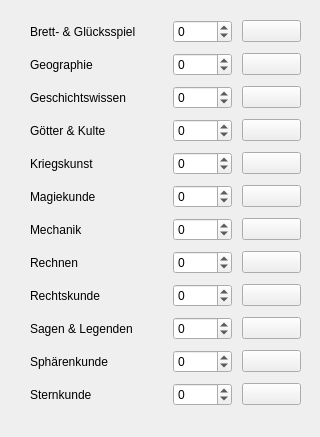
    <widget class="QWidget" name="tab_4">
     <attribute name="title">
      <string>Wissenstalente</string>
     </attribute>
     <widget class="QWidget" name="gridLayoutWidget_4">
      <property name="geometry">
       <rect>
        <x>20</x>
        <y>10</y>
        <width>291</width>
        <height>418</height>
       </rect>
      </property>
      <layout class="QGridLayout" name="gridLayout_4">
       <property name="leftMargin">
        <number>10</number>
       </property>
       <property name="topMargin">
        <number>10</number>
       </property>
       <property name="rightMargin">
        <number>10</number>
       </property>
       <property name="bottomMargin">
        <number>10</number>
       </property>
       <property name="spacing">
        <number>10</number>
       </property>
       <item row="2" column="1">
        <widget class="QSpinBox" name="mod_geschichtswissen">
         <property name="minimum">
          <number>-50</number>
         </property>
         <property name="maximum">
          <number>50</number>
         </property>
        </widget>
       </item>
       <item row="6" column="0">
        <widget class="QLabel" name="label_27">
         <property name="text">
          <string>Mechanik</string>
         </property>
        </widget>
       </item>
       <item row="10" column="0">
        <widget class="QLabel" name="label_47">
         <property name="text">
          <string>Sphärenkunde</string>
         </property>
        </widget>
       </item>
       <item row="10" column="1">
        <widget class="QSpinBox" name="mod_sphaerenkunde">
         <property name="minimum">
          <number>-50</number>
         </property>
         <property name="maximum">
          <number>50</number>
         </property>
        </widget>
       </item>
       <item row="5" column="1">
        <widget class="QSpinBox" name="mod_magiekunde">
         <property name="minimum">
          <number>-50</number>
         </property>
         <property name="maximum">
          <number>50</number>
         </property>
        </widget>
       </item>
       <item row="6" column="1">
        <widget class="QSpinBox" name="mod_mechanik">
         <property name="minimum">
          <number>-50</number>
         </property>
         <property name="maximum">
          <number>50</number>
         </property>
        </widget>
       </item>
       <item row="4" column="0">
        <widget class="QLabel" name="label_40">
         <property name="text">
          <string>Kriegskunst</string>
         </property>
        </widget>
       </item>
       <item row="11" column="1">
        <widget class="QSpinBox" name="mod_sternkunde">
         <property name="minimum">
          <number>-50</number>
         </property>
         <property name="maximum">
          <number>50</number>
         </property>
        </widget>
       </item>
       <item row="0" column="0">
        <widget class="QLabel" name="label_38">
         <property name="text">
          <string>Brett- &amp; Glücksspiel        </string>
         </property>
        </widget>
       </item>
       <item row="8" column="1">
        <widget class="QSpinBox" name="mod_rechtskunde">
         <property name="minimum">
          <number>-50</number>
         </property>
         <property name="maximum">
          <number>50</number>
         </property>
        </widget>
       </item>
       <item row="3" column="1">
        <widget class="QSpinBox" name="mod_kulte">
         <property name="minimum">
          <number>-50</number>
         </property>
         <property name="maximum">
          <number>50</number>
         </property>
        </widget>
       </item>
       <item row="0" column="1">
        <widget class="QSpinBox" name="mod_brettspiel">
         <property name="minimum">
          <number>-50</number>
         </property>
         <property name="maximum">
          <number>50</number>
         </property>
        </widget>
       </item>
       <item row="7" column="0">
        <widget class="QLabel" name="label_45">
         <property name="text">
          <string>Rechnen</string>
         </property>
        </widget>
       </item>
       <item row="4" column="1">
        <widget class="QSpinBox" name="mod_kriegskunst">
         <property name="minimum">
          <number>-50</number>
         </property>
         <property name="maximum">
          <number>50</number>
         </property>
        </widget>
       </item>
       <item row="5" column="0">
        <widget class="QLabel" name="label_36">
         <property name="text">
          <string>Magiekunde</string>
         </property>
        </widget>
       </item>
       <item row="9" column="1">
        <widget class="QSpinBox" name="mod_sagen">
         <property name="minimum">
          <number>-50</number>
         </property>
         <property name="maximum">
          <number>50</number>
         </property>
        </widget>
       </item>
       <item row="1" column="0">
        <widget class="QLabel" name="label_46">
         <property name="text">
          <string>Geographie                     </string>
         </property>
        </widget>
       </item>
       <item row="9" column="0">
        <widget class="QLabel" name="label_44">
         <property name="text">
          <string>Sagen &amp; Legenden</string>
         </property>
        </widget>
       </item>
       <item row="11" column="0">
        <widget class="QLabel" name="label_18">
         <property name="text">
          <string>Sternkunde</string>
         </property>
        </widget>
       </item>
       <item row="1" column="1">
        <widget class="QSpinBox" name="mod_geographie">
         <property name="minimum">
          <number>-50</number>
         </property>
         <property name="maximum">
          <number>50</number>
         </property>
        </widget>
       </item>
       <item row="7" column="1">
        <widget class="QSpinBox" name="mod_rechnen">
         <property name="minimum">
          <number>-50</number>
         </property>
         <property name="maximum">
          <number>50</number>
         </property>
        </widget>
       </item>
       <item row="8" column="0">
        <widget class="QLabel" name="label_37">
         <property name="text">
          <string>Rechtskunde</string>
         </property>
        </widget>
       </item>
       <item row="3" column="0">
        <widget class="QLabel" name="label_42">
         <property name="text">
          <string>Götter &amp; Kulte</string>
         </property>
        </widget>
       </item>
       <item row="2" column="0">
        <widget class="QLabel" name="label_41">
         <property name="text">
          <string>Geschichtswissen           </string>
         </property>
        </widget>
       </item>
       <item row="0" column="2">
        <widget class="QPushButton" name="btn_brettspiel">
         <property name="text">
          <string/>
         </property>
         <property name="icon">
          <iconset>
           <normaloff>dice.png</normaloff>dice.png</iconset>
         </property>
        </widget>
       </item>
       <item row="1" column="2">
        <widget class="QPushButton" name="btn_geographie">
         <property name="text">
          <string/>
         </property>
         <property name="icon">
          <iconset>
           <normaloff>dice.png</normaloff>dice.png</iconset>
         </property>
        </widget>
       </item>
       <item row="2" column="2">
        <widget class="QPushButton" name="btn_geschichtswissen">
         <property name="text">
          <string/>
         </property>
         <property name="icon">
          <iconset>
           <normaloff>dice.png</normaloff>dice.png</iconset>
         </property>
        </widget>
       </item>
       <item row="3" column="2">
        <widget class="QPushButton" name="btn_kulte">
         <property name="text">
          <string/>
         </property>
         <property name="icon">
          <iconset>
           <normaloff>dice.png</normaloff>dice.png</iconset>
         </property>
        </widget>
       </item>
       <item row="4" column="2">
        <widget class="QPushButton" name="btn_kriegskunst">
         <property name="text">
          <string/>
         </property>
         <property name="icon">
          <iconset>
           <normaloff>dice.png</normaloff>dice.png</iconset>
         </property>
        </widget>
       </item>
       <item row="5" column="2">
        <widget class="QPushButton" name="btn_magiekunde">
         <property name="text">
          <string/>
         </property>
         <property name="icon">
          <iconset>
           <normaloff>dice.png</normaloff>dice.png</iconset>
         </property>
        </widget>
       </item>
       <item row="6" column="2">
        <widget class="QPushButton" name="btn_mechanik">
         <property name="text">
          <string/>
         </property>
         <property name="icon">
          <iconset>
           <normaloff>dice.png</normaloff>dice.png</iconset>
         </property>
        </widget>
       </item>
       <item row="7" column="2">
        <widget class="QPushButton" name="btn_rechnen">
         <property name="text">
          <string/>
         </property>
         <property name="icon">
          <iconset>
           <normaloff>dice.png</normaloff>dice.png</iconset>
         </property>
        </widget>
       </item>
       <item row="8" column="2">
        <widget class="QPushButton" name="btn_rechtskunde">
         <property name="text">
          <string/>
         </property>
         <property name="icon">
          <iconset>
           <normaloff>dice.png</normaloff>dice.png</iconset>
         </property>
        </widget>
       </item>
       <item row="9" column="2">
        <widget class="QPushButton" name="btn_sagen">
         <property name="text">
          <string/>
         </property>
         <property name="icon">
          <iconset>
           <normaloff>dice.png</normaloff>dice.png</iconset>
         </property>
        </widget>
       </item>
       <item row="10" column="2">
        <widget class="QPushButton" name="btn_sphaerenkunde">
         <property name="text">
          <string/>
         </property>
         <property name="icon">
          <iconset>
           <normaloff>dice.png</normaloff>dice.png</iconset>
         </property>
        </widget>
       </item>
       <item row="11" column="2">
        <widget class="QPushButton" name="btn_sternkunde">
         <property name="text">
          <string/>
         </property>
         <property name="icon">
          <iconset>
           <normaloff>dice.png</normaloff>dice.png</iconset>
         </property>
        </widget>
       </item>
      </layout>
     </widget>
    </widget>
